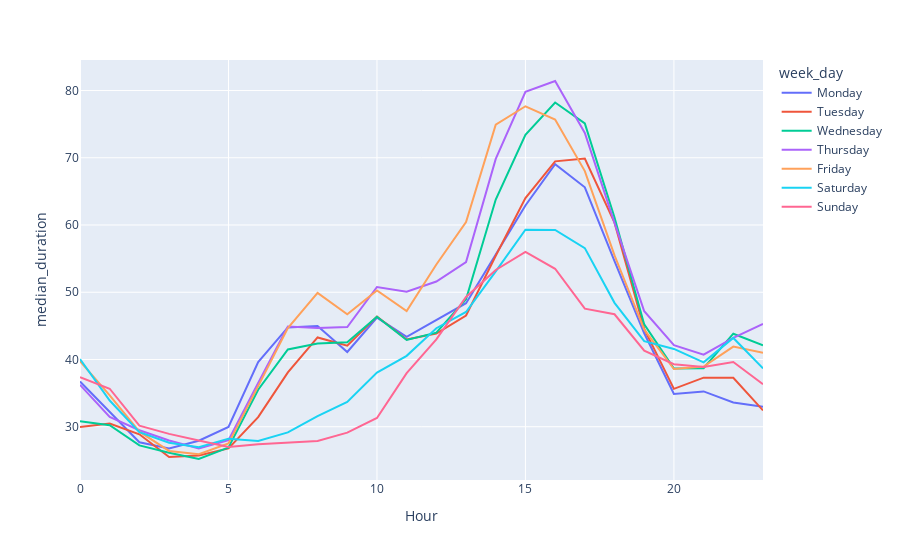

The notebook cell saved with this chart:
### Code cell
fig = px.line(med_trip_MID_JFK_df, x='Hour', y='median_duration', color = "week_day")
fig.show()

### Figure 1 — Plotly figure (JSON) as saved in the notebook; plotly's stock layout.template omitted (floating-point values rounded to 4 significant figures)
{"data": [{"hovertemplate": "week_day=Monday<br>Hour=%{x}<br>median_duration=%{y}<extra></extra>", "legendgroup": "Monday", "line": {"color": "#636efa", "dash": "solid"}, "mode": "lines", "name": "Monday", "orientation": "v", "showlegend": true, "type": "scatter", "x": [0, 1, 2, 3, 4, 5, 6, 7, 8, 9, 10, 11, 12, 13, 14, 15, 16, 17, 18, 19, 20, 21, 22, 23], "xaxis": "x", "y": [36.72, 32.2, 27.68, 26.77, 27.92, 29.97, 39.62, 44.77, 44.97, 41.12, 46.22, 43.37, 45.86, 48.38, 55.6, 62.91, 69.03, 65.61, 54.64, 43.9, 34.88, 35.25, 33.62, 32.98], "yaxis": "y"}, {"hovertemplate": "week_day=Tuesday<br>Hour=%{x}<br>median_duration=%{y}<extra></extra>", "legendgroup": "Tuesday", "line": {"color": "#EF553B", "dash": "solid"}, "mode": "lines", "name": "Tuesday", "orientation": "v", "showlegend": true, "type": "scatter", "x": [0, 1, 2, 3, 4, 5, 6, 7, 8, 9, 10, 11, 12, 13, 14, 15, 16, 17, 18, 19, 20, 21, 22, 23], "xaxis": "x", "y": [29.97, 30.48, 28.88, 25.48, 25.73, 26.78, 31.42, 38.08, 43.28, 42.07, 46.4, 42.98, 43.85, 46.53, 55.43, 64, 69.47, 69.88, 60.35, 44.55, 35.63, 37.3, 37.27, 32.42], "yaxis": "y"}, {"hovertemplate": "week_day=Wednesday<br>Hour=%{x}<br>median_duration=%{y}<extra></extra>", "legendgroup": "Wednesday", "line": {"color": "#00cc96", "dash": "solid"}, "mode": "lines", "name": "Wednesday", "orientation": "v", "showlegend": true, "type": "scatter", "x": [0, 1, 2, 3, 4, 5, 6, 7, 8, 9, 10, 11, 12, 13, 14, 15, 16, 17, 18, 19, 20, 21, 22, 23], "xaxis": "x", "y": [30.83, 30.22, 27.22, 26.13, 25.2, 26.9, 35.5, 41.48, 42.38, 42.55, 46.37, 42.9, 43.98, 48.97, 63.78, 73.42, 78.22, 75.12, 61.12, 45.22, 38.65, 38.7, 43.83, 42.1], "yaxis": "y"}, {"hovertemplate": "week_day=Thursday<br>Hour=%{x}<br>median_duration=%{y}<extra></extra>", "legendgroup": "Thursday", "line": {"color": "#ab63fa", "dash": "solid"}, "mode": "lines", "name": "Thursday", "orientation": "v", "showlegend": true, "type": "scatter", "x": [0, 1, 2, 3, 4, 5, 6, 7, 8, 9, 10, 11, 12, 13, 14, 15, 16, 17, 18, 19, 20, 21, 22, 23], "xaxis": "x", "y": [36.23, 31.47, 29.48, 27.95, 26.76, 28.01, 36.52, 44.92, 44.68, 44.82, 50.78, 50.07, 51.6, 54.49, 69.82, 79.82, 81.42, 73.68, 60.32, 47.17, 42.12, 40.72, 43.21, 45.28], "yaxis": "y"}, {"hovertemplate": "week_day=Friday<br>Hour=%{x}<br>median_duration=%{y}<extra></extra>", "legendgroup": "Friday", "line": {"color": "#FFA15A", "dash": "solid"}, "mode": "lines", "name": "Friday", "orientation": "v", "showlegend": true, "type": "scatter", "x": [0, 1, 2, 3, 4, 5, 6, 7, 8, 9, 10, 11, 12, 13, 14, 15, 16, 17, 18, 19, 20, 21, 22, 23], "xaxis": "x", "y": [39.73, 34.67, 29.27, 26.4, 25.9, 27.52, 36.03, 44.67, 49.9, 46.73, 50.27, 47.21, 54.12, 60.42, 74.93, 77.66, 75.68, 68.02, 55.48, 44.45, 38.58, 38.95, 41.92, 40.99], "yaxis": "y"}, {"hovertemplate": "week_day=Saturday<br>Hour=%{x}<br>median_duration=%{y}<extra></extra>", "legendgroup": "Saturday", "line": {"color": "#19d3f3", "dash": "solid"}, "mode": "lines", "name": "Saturday", "orientation": "v", "showlegend": true, "type": "scatter", "x": [0, 1, 2, 3, 4, 5, 6, 7, 8, 9, 10, 11, 12, 13, 14, 15, 16, 17, 18, 19, 20, 21, 22, 23], "xaxis": "x", "y": [40.05, 33.9, 29.18, 27.62, 26.94, 28.23, 27.89, 29.15, 31.57, 33.68, 38.06, 40.54, 44.65, 47.07, 53.09, 59.3, 59.27, 56.57, 48.42, 42.72, 41.57, 39.58, 43.2, 38.67], "yaxis": "y"}, {"hovertemplate": "week_day=Sunday<br>Hour=%{x}<br>median_duration=%{y}<extra></extra>", "legendgroup": "Sunday", "line": {"color": "#FF6692", "dash": "solid"}, "mode": "lines", "name": "Sunday", "orientation": "v", "showlegend": true, "type": "scatter", "x": [0, 1, 2, 3, 4, 5, 6, 7, 8, 9, 10, 11, 12, 13, 14, 15, 16, 17, 18, 19, 20, 21, 22, 23], "xaxis": "x", "y": [37.35, 35.65, 30.17, 28.93, 27.95, 27, 27.38, 27.62, 27.88, 29.12, 31.3, 37.97, 42.98, 49.3, 53.31, 56, 53.49, 47.57, 46.72, 41.3, 39.3, 38.87, 39.62, 36.33], "yaxis": "y"}], "layout": {"legend": {"title": {"text": "week_day"}, "tracegroupgap": 0}, "margin": {"t": 60}, "xaxis": {"anchor": "y", "domain": [0, 1], "title": {"text": "Hour"}}, "yaxis": {"anchor": "x", "domain": [0, 1], "title": {"text": "median_duration"}}}}
